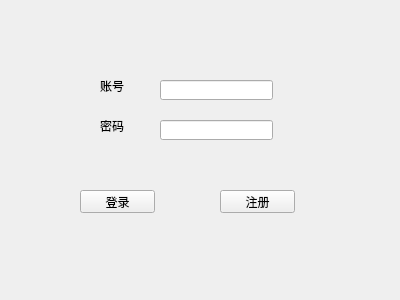
<?xml version="1.0" encoding="UTF-8"?>
<ui version="4.0">
 <class>Widget</class>
 <widget class="QWidget" name="Widget">
  <property name="geometry">
   <rect>
    <x>0</x>
    <y>0</y>
    <width>400</width>
    <height>300</height>
   </rect>
  </property>
  <property name="windowTitle">
   <string>Widget</string>
  </property>
  <widget class="QLabel" name="label">
   <property name="geometry">
    <rect>
     <x>100</x>
     <y>80</y>
     <width>54</width>
     <height>12</height>
    </rect>
   </property>
   <property name="text">
    <string>账号</string>
   </property>
  </widget>
  <widget class="QLineEdit" name="lineEdit">
   <property name="geometry">
    <rect>
     <x>160</x>
     <y>80</y>
     <width>113</width>
     <height>20</height>
    </rect>
   </property>
  </widget>
  <widget class="QLabel" name="label_2">
   <property name="geometry">
    <rect>
     <x>100</x>
     <y>120</y>
     <width>54</width>
     <height>12</height>
    </rect>
   </property>
   <property name="text">
    <string>密码</string>
   </property>
  </widget>
  <widget class="QLineEdit" name="lineEdit_2">
   <property name="geometry">
    <rect>
     <x>160</x>
     <y>120</y>
     <width>113</width>
     <height>20</height>
    </rect>
   </property>
  </widget>
  <widget class="QPushButton" name="pushButton">
   <property name="geometry">
    <rect>
     <x>80</x>
     <y>190</y>
     <width>75</width>
     <height>23</height>
    </rect>
   </property>
   <property name="text">
    <string>登录</string>
   </property>
  </widget>
  <widget class="QPushButton" name="pushButton_2">
   <property name="geometry">
    <rect>
     <x>220</x>
     <y>190</y>
     <width>75</width>
     <height>23</height>
    </rect>
   </property>
   <property name="text">
    <string>注册</string>
   </property>
  </widget>
 </widget>
 <layoutdefault spacing="6" margin="11"/>
 <resources/>
 <connections/>
</ui>
